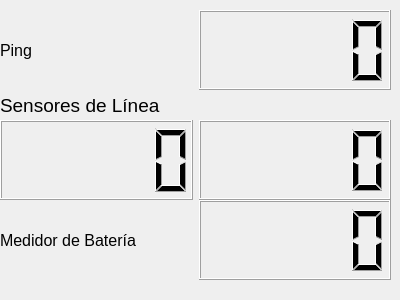
<?xml version="1.0" encoding="UTF-8"?>
<ui version="4.0">
 <class>Senses</class>
 <widget class="QWidget" name="Senses">
  <property name="geometry">
   <rect>
    <x>0</x>
    <y>0</y>
    <width>400</width>
    <height>300</height>
   </rect>
  </property>
  <property name="font">
   <font>
    <pointsize>12</pointsize>
   </font>
  </property>
  <property name="windowTitle">
   <string>Form</string>
  </property>
  <widget class="QWidget" name="horizontalLayoutWidget">
   <property name="geometry">
    <rect>
     <x>0</x>
     <y>10</y>
     <width>391</width>
     <height>80</height>
    </rect>
   </property>
   <layout class="QHBoxLayout" name="horizontalLayout_2">
    <item>
     <widget class="QLabel" name="ping">
      <property name="font">
       <font>
        <pointsize>12</pointsize>
       </font>
      </property>
      <property name="text">
       <string>Ping</string>
      </property>
     </widget>
    </item>
    <item>
     <widget class="QLCDNumber" name="nping"/>
    </item>
   </layout>
  </widget>
  <widget class="QWidget" name="horizontalLayoutWidget_2">
   <property name="geometry">
    <rect>
     <x>0</x>
     <y>90</y>
     <width>391</width>
     <height>31</height>
    </rect>
   </property>
   <layout class="QHBoxLayout" name="horizontalLayout_4">
    <item>
     <widget class="QLabel" name="sensores">
      <property name="font">
       <font>
        <pointsize>14</pointsize>
       </font>
      </property>
      <property name="layoutDirection">
       <enum>Qt::LeftToRight</enum>
      </property>
      <property name="text">
       <string>Sensores de Línea</string>
      </property>
     </widget>
    </item>
   </layout>
  </widget>
  <widget class="QWidget" name="horizontalLayoutWidget_3">
   <property name="geometry">
    <rect>
     <x>0</x>
     <y>120</y>
     <width>391</width>
     <height>80</height>
    </rect>
   </property>
   <layout class="QHBoxLayout" name="horizontalLayout_5">
    <item>
     <widget class="QLCDNumber" name="iline"/>
    </item>
    <item>
     <widget class="QLCDNumber" name="dline"/>
    </item>
   </layout>
  </widget>
  <widget class="QWidget" name="horizontalLayoutWidget_4">
   <property name="geometry">
    <rect>
     <x>0</x>
     <y>200</y>
     <width>391</width>
     <height>80</height>
    </rect>
   </property>
   <layout class="QHBoxLayout" name="horizontalLayout_6">
    <item>
     <widget class="QLabel" name="medidor">
      <property name="font">
       <font>
        <pointsize>12</pointsize>
       </font>
      </property>
      <property name="text">
       <string>Medidor de Batería</string>
      </property>
     </widget>
    </item>
    <item>
     <widget class="QLCDNumber" name="battery"/>
    </item>
   </layout>
  </widget>
 </widget>
 <resources/>
 <connections/>
</ui>
